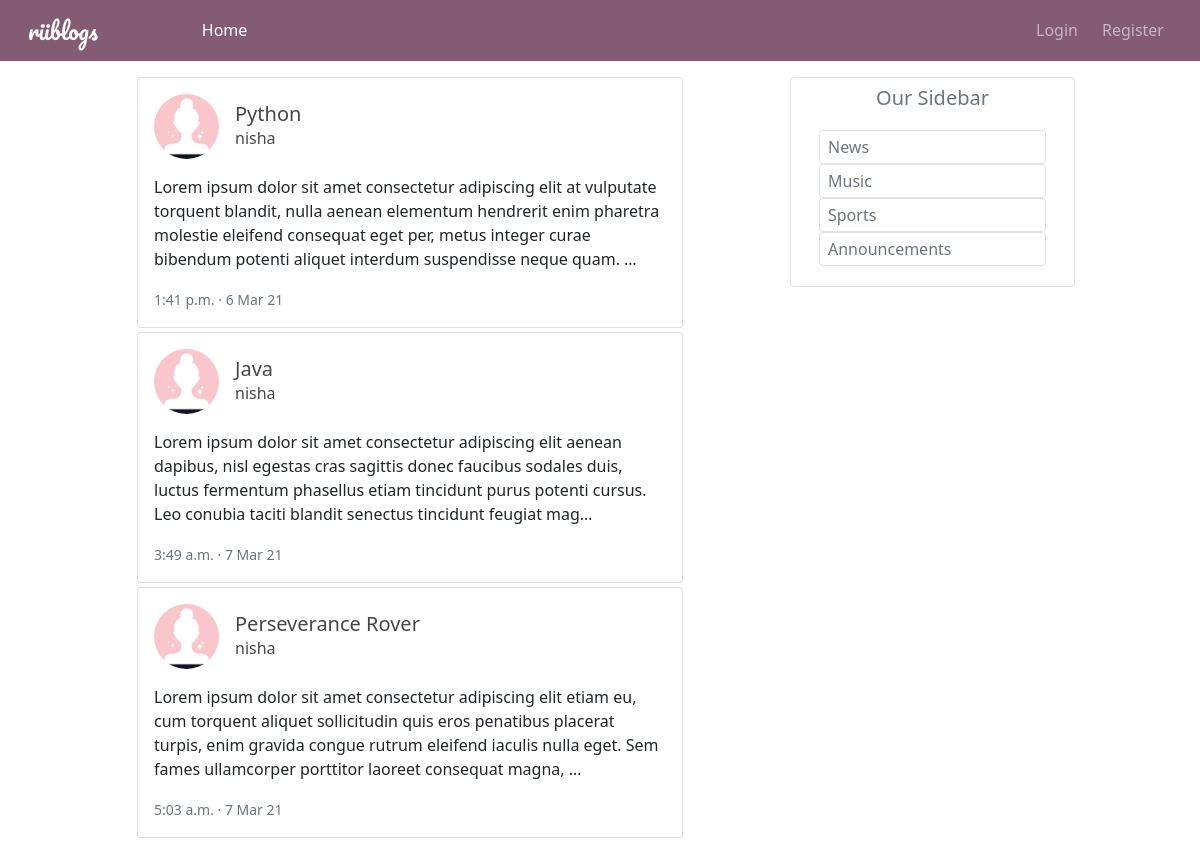
The app's page /user/nisha/ with its own data.
### blog/models.py (models this page shows, shortened)
class Post(models.Model):
    author = models.ForeignKey(User, on_delete=models.CASCADE)
    title = models.CharField(max_length=100)
    content = models.TextField()
    created = models.DateTimeField(default=timezone.now)

### user/models.py (models this page shows, shortened)
class Profile(models.Model):
    user = models.OneToOneField(User, on_delete=models.CASCADE)
    image = models.ImageField(upload_to='profile_pictures/', default='profile_pictures/default.jpg')

### blog/views.py (the view)
# urls.py: path('user/<str:username>/', UserPostList.as_view(), name='user_posts'),
class UserPostList(ListView):
    model = Post
    template_name = 'blog/user_posts.html'
    context_object_name = 'posts'
    def get_queryset(self):
        user = get_object_or_404(User, username=self.kwargs.get('username'))
        return Post.objects.filter(author=user)

### blog/templates/blog/user_posts.html (shortened to what this page needs)
{% extends "blog/base.html" %}
{% block home %}active{% endblock %}
{% block content %}
    {% for post in posts %}
        <div class="card p-3 mb-1 custom-card">
            <div class="d-flex align-items-center">
                <div class="image">
                    <img src="{{ post.author.profile.image.url }}" class="rounded-circle border-light" height="65"
                         width="65" alt="author-image">
                </div>
                <div class="ml-3 w-100 ms-3">
                    <h5 class="mb-0 mt-0">
                        <a href="{% url 'blog:detail' post.id %}" class="post-link">{{ post.title }}</a>
                    </h5>
                    <span><a href="" class="post-link">{{ post.author }}</a></span>
                </div>
            </div>
            <div class="mt-3">
                {{ post.content|truncatechars:250 }}
            </div>
            <div class="mt-3">
                <small class="text-muted">
                    {{ post.created|date:'g:i a' }} &#183;
                    {{ post.created|date:'j M y' }}
                </small>
            </div>
        </div>
    {% endfor %}
{% endblock %}

### blog/static/blog/main.css (style rules this page uses)
.post-link { color: rgb(71, 71, 71); text-decoration: none; }

### records on screen
Post: author.profile.image (placeholder picture), title "Python", author "nisha", content "Lorem ipsum dolor sit amet consectetur adipiscing elit at vulputate torquent blandit, nulla aenean elementum hendrerit enim pharetra molestie eleifend consequat eget per, metus integer curae bibendum potenti aliquet interdum suspendisse neque quam. …", created "1:41 p.m.", created "6 Mar 21"
Post: author.profile.image (placeholder picture), title "Java", author "nisha", content "Lorem ipsum dolor sit amet consectetur adipiscing elit aenean dapibus, nisl egestas cras sagittis donec faucibus sodales duis, luctus fermentum phasellus etiam tincidunt purus potenti cursus. Leo conubia taciti blandit senectus tincidunt feugiat mag…", created "3:49 a.m.", created "7 Mar 21"
Post: author.profile.image (placeholder picture), title "Perseverance Rover", author "nisha", content "Lorem ipsum dolor sit amet consectetur adipiscing elit etiam eu, cum torquent aliquet sollicitudin quis eros penatibus placerat turpis, enim gravida congue rutrum eleifend iaculis nulla eget. Sem fames ullamcorper porttitor laoreet consequat magna, …", created "5:03 a.m.", created "7 Mar 21"
